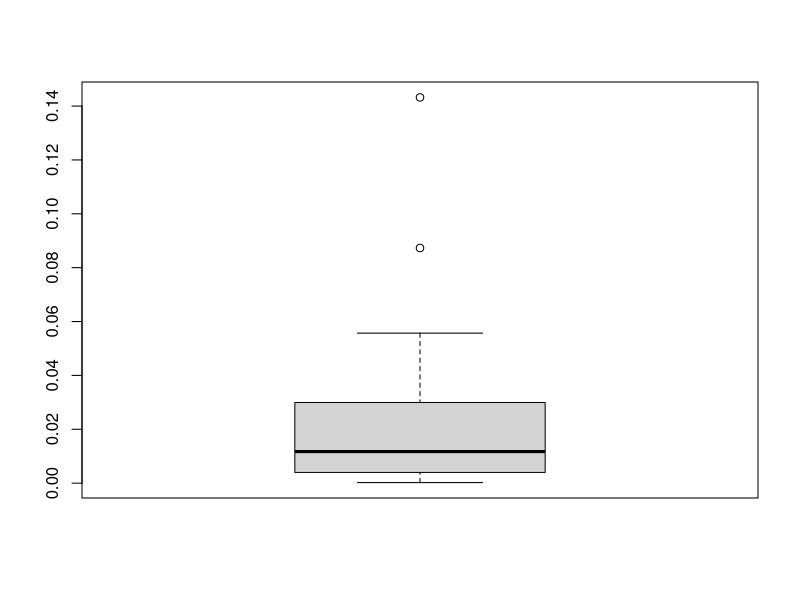

Source code (R): (Note: this script raises an error after producing the figure.)

DataF <- read.csv("courses_data_analisis_categorias_nivel_estado.csv",header = T,sep = ",",encoding = "UTF-8")

library(dplyr)
summary(DataF)
str(DataF)

#Analisis Descriptivo de instituciones
df_per_Institucion<-as.data.frame(prop.table(table(DataF$institucion))) %>% arrange(Freq)

boxplot(df_per_Institucion$Freq) #Se observaron valores atipicos por lo cual se decidio hacer un tramiento


##--------------------------Tratamiento Universidades---------------------
#Obtengo todas las universidades diferentes y su prop
dfUni <- as.data.frame(prop.table(table(DataF$institucion)))

#1. tomo el nombre de todas las instituciones diferentes (47 niveles)
dfUni<- dfUni %>% select(Var1) 

#2. Escribir un csv solo con las universidades
write.csv(dfUni,"UniversidadesDF.csv",row.names = FALSE)

#3. Leer archivo csv generado UniversidadesDF.csv es el csv, que tiene las universidades tratadas,
#eliminando las incongruencias 
dfUni <- read.csv("UniversidadesDF.csv",header = T,sep = ",",encoding = "UTF-8")

#4. Left join con csv original, a través de los filtros, solo copia la columna 
DataF <- left_join(DataF,dfUni, by=c("institucion"="universidad")) ##Hacemos un left join para no perder ningun registro

#5 comprobar
table(DataF$equivalente)

#Exportar archivo csv con intituciones tratdas
DataF <- DataF[,!(names(DataF) %in% c("institucion"))] ##Quitamos la columna que transformamos
names(DataF)[length(names(DataF))] <- "institucion" ##Cambiamos nombre a institucion, que es la ultima columna de survey y lo obtenemos con lenght
write.csv(DataF,"tratamiento-institucion.csv",row.names = FALSE)


#cambiar a factor
#DataF$institucion <- as.factor(DataF$institucion)
#prop.table(table(DataF$equivalente))

#Analisis Descriptivo de instituciones despues de tratamiento
df_per_Institucion<-as.data.frame(prop.table(table(DataF$institucion))) %>% arrange(Freq)

boxplot(df_per_Institucion$Freq)

hist(df_per_Institucion$Freq)

qqnorm(df_per_Institucion$Freq)